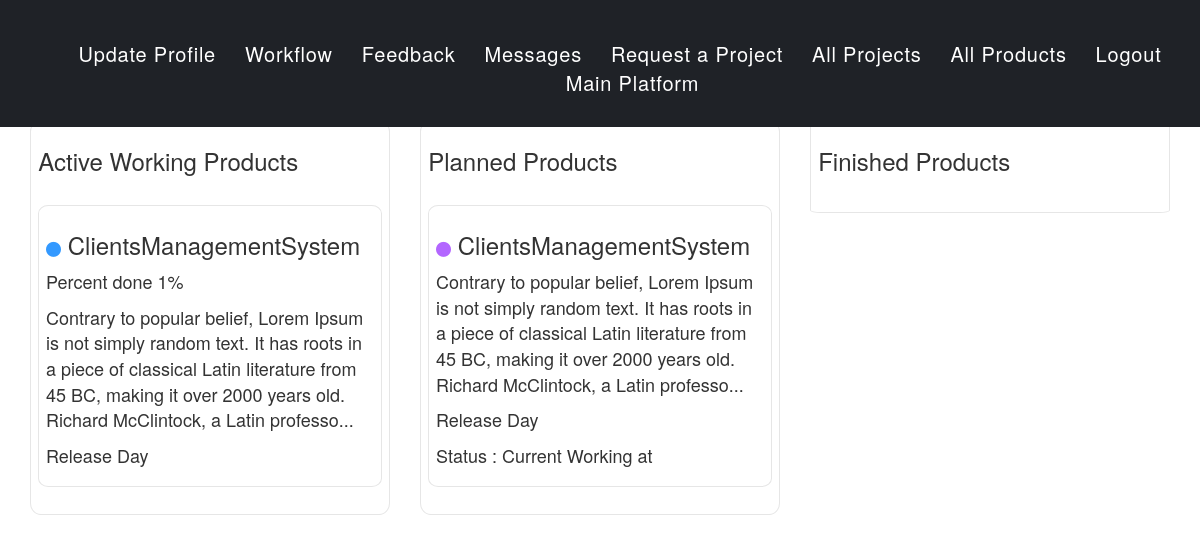
The page /business/products/ (signed in) on the database as committed earlier.
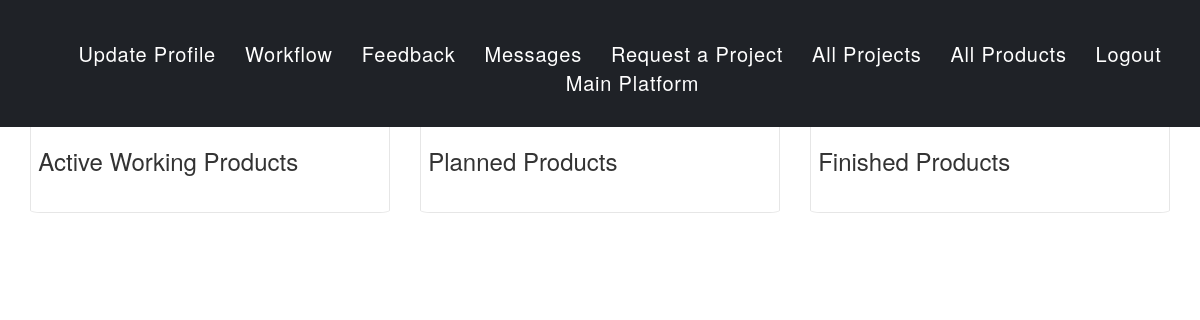
The same page on the database as committed later.
### ProductsManagement/models.py (models this page shows, shortened)
class ActiveWorkingProduct(models.Model):
    id = models.AutoField(primary_key=True)
    product_name = models.CharField(max_length=100)
    product_description = models.TextField()
    list_of_functionalities = models.TextField()
    type = models.CharField(max_length=100, choices=TYPE_OF_APPS)
    price = models.IntegerField()
    percent_done = models.CharField(max_length=10, choices=PERCENT_CHOICES, default="1%")
    ready_for_delivery = models.BooleanField(default=False)
    date = models.DateTimeField(auto_now_add=True)
    active_working_product_slug = models.SlugField(max_length=200, unique=True, default="")

class PlannedProduct(models.Model):
    id = models.AutoField(primary_key=True)
    product_name = models.CharField(max_length=100)
    product_description = models.TextField()
    list_of_functionalities = models.TextField()
    type = models.CharField(max_length=100, choices=TYPE_OF_APPS)
    price = models.IntegerField()
    working_status = models.CharField(max_length=100, choices=WORKING_STATUS, default="On Queue")
    date = models.DateTimeField(auto_now_add=True)
    planned_product_slug = models.SlugField(max_length=200, unique=True, default="X")

### ProductsManagement/views.py (the view)
# urls.py: path('products/', views.products_handler, name='product_handler'),
@login_required
def products_handler(request):
    template_name = 'views/products.html'
    active_product_query = ActiveWorkingProduct.objects.all()
    finished_product_query = FinishedProduct.objects.all()
    planned_product_query = PlannedProduct.objects.all()
    context = {
        'active_product_query': active_product_query,
        'finished_product_query': finished_product_query,
        'planned_product_query': planned_product_query,
    }
    save_product_from_planned_products_in_active_products()
    save_product_from_active_products_in_finished_products()
    return render(request, template_name, context)

### ProductsManagement/templates/views/products.html (shortened to what this page needs)
{% extends 'layouts/main_layout.html' %}
{% block head %}
    {% load static %}
    <link rel="stylesheet" type="text/css" href="{% static 'css/style_cms.css' %}">
    <link rel="stylesheet" type="text/css" href="{% static 'css/mobile_adjust_cms.css' %}">
{% endblock %}
{% block content %}
<div align="center">
    <nav>
        <div class="nav-container">
            <ul>
                <li><a href="{% url 'update_profile' %}">Update Profile</a></li>
                <li><a href="{% url 'index' %}">Workflow</a></li>
                <li><a href="{% url 'feedback_page' %}">Feedback</a></li>
                <li><a href="{% url 'client_messages' %}">Messages</a></li>
                <li><a href="{% url 'projects_request' %}">Request a Project</a></li>
                <li><a href="{% url 'projects_handler' %}">All Projects</a></li>
                <li><a href="{% url 'product_handler' %}">All Products</a></li>
                <li><a href="{% url 'logout' %}">Logout</a></li>
                <li><a href="/">Main Platform</a></li>
            </ul>
        </div>
    </nav>
</div>
<div>&nbsp;</div><div>&nbsp;</div><div>&nbsp;</div>
<div class="container-fluid" id="content">
        <div class="col-lg-4" align="left">
            <div class="GeneralPresentationProjects">
                <h3>Active Working Products</h3>
                <div>&nbsp;</div>
                {% for product in active_product_query %}
                    <div class="project" id="active-working" onclick="location.href='{% url 'active_working_product_detail' product.active_working_product_slug %}';" style="cursor:pointer;">
                        <h3><i class="fas fa-circle"></i> {{ product.product_name }}</h3>
                        <p>Percent done {{ product.percent_done }}</p>
                        <p>{{ product.product_description| slice:":200" }}...</p>
                        <p>Release Day {{ product.release_day }}</p>
                    </div>
                    <div>&nbsp;</div>
                {% endfor %}
            </div>
            </div>
            <div class="col-lg-4">
                <div class="GeneralPresentationProjects">
                    <h3>Planned Products</h3>
                    <div>&nbsp;</div>
                    {% for planned_product in planned_product_query %}
                        <div class="project" id="planned" onclick="location.href='{% url 'planned_product_detail' planned_product.planned_product_slug %}';" style="cursor:pointer;">
                            <h3><i class="fas fa-circle"></i> {{  planned_product.product_name }}</h3>
                            <p>{{ planned_product.product_description| slice:":200" }}...</p>
                            <p>Release Day {{ planned_product.release_day }}</p>
                            <p>Status : {{ planned_product.working_status }}</p>
                        </div>
                        <div>&nbsp;</div>
                    {% endfor %}
                </div>
            </div>
            <div class="col-lg-4">
                <div class="GeneralPresentationProjects">
                    <h3>Finished Products</h3>
                    <div>&nbsp;</div>
                </div>
            </div>
            <div>&nbsp;</div>
        </div>
{% endblock %}

### ClientsManagement/templates/layouts/main_layout.html (shortened to what this page needs)
<!DOCTYPE html>
<html lang="en">
<head>
  <link rel="stylesheet" href="https://stackpath.bootstrapcdn.com/font-awesome/4.7.0/css/font-awesome.min.css">
  <link rel="stylesheet" href="https://maxcdn.bootstrapcdn.com/bootstrap/3.3.7/css/bootstrap.min.css">
  <link rel="stylesheet" href="https://maxcdn.bootstrapcdn.com/bootstrap/3.3.7/css/bootstrap-theme.min.css">
  <link rel="stylesheet" href="https://stackpath.bootstrapcdn.com/font-awesome/4.7.0/css/font-awesome.min.css">
  {% block head %}
  {% endblock %}
</head>
<body>
    {% block content %}
    {%  endblock %}
</body>
</html>

### ClientsManagement/static/css/style_cms.css (style rules this page uses)
#content { margin-top: 5%; }
.GeneralPresentationProjects { border: 1px solid #e6e6e6; border-radius: 3%; padding: 2%; }
nav { padding: 20px; background: #1f2227; position: fixed; width: 100%; z-index: 1000; }
nav ul li { display: inline-block; }
nav ul li:not(:first-child) { margin-left: 25px; }
nav ul li a { display: inline-block; outline: none; color: #ffffff; font-size: 20px; text-decoration: none; letter-spacing: 0.04em; transition: all 500ms ease; }

Rows that differ between the two databases and show on the page:
removed ActiveWorkingProduct: product_name "ClientsManagementSystem", percent_done "1%", product_description "Contrary to popular belief, Lorem Ipsum is not simply random text. It has roots in a piece of classical Latin literature from 45 BC, making it over 2000 years old. Richard McClintock, a Latin professo"
removed PlannedProduct: product_name "ClientsManagementSystem", product_description "Contrary to popular belief, Lorem Ipsum is not simply random text. It has roots in a piece of classical Latin literature from 45 BC, making it over 2000 years old. Richard McClintock, a Latin professo", working_status "Current Working at"
